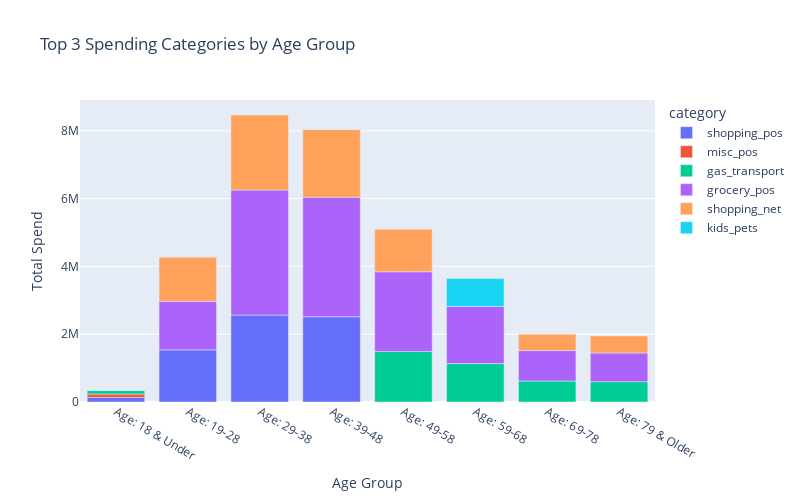

The notebook cell this image was saved under:
### Markdown cell above
### Markdown Note: JBrooks -  top 3 spend categories by age group

### Code cell
import pandas as pd
import plotly.express as px

# Group by 'age_description' and 'category', then sum the amount spent
grouped = df.groupby(['age_description', 'category'])['amt'].sum().reset_index()

# For each age group, sort the spending by category and take the top 3
top_3_categories = grouped.groupby('age_description').apply(
    lambda x: x.nlargest(3, 'amt')
).reset_index(drop=True)

# Create a bar chart using plotly
fig = px.bar(
    top_3_categories, x='age_description', y='amt', color='category', 
    title="Top 3 Spending Categories by Age Group",
    labels={'amt': 'Total Spend', 'age_description': 'Age Group'},
    height=500, width=800
)

fig.show()

### Figure 1 — Plotly figure (JSON) as saved in the notebook; plotly's stock layout.template omitted (floating-point values rounded to 4 significant figures)
{"data": [{"alignmentgroup": "True", "hovertemplate": "category=shopping_pos<br>Age Group=%{x}<br>Total Spend=%{y}<extra></extra>", "legendgroup": "shopping_pos", "marker": {"color": "#636efa", "pattern": {"shape": ""}}, "name": "shopping_pos", "offsetgroup": "shopping_pos", "orientation": "v", "showlegend": true, "textposition": "auto", "type": "bar", "x": ["Age: 18 & Under", "Age: 19-28", "Age: 29-38", "Age: 39-48"], "xaxis": "x", "y": [135300.0, 1538000.0, 2565000.0, 2514000.0], "yaxis": "y"}, {"alignmentgroup": "True", "hovertemplate": "category=misc_pos<br>Age Group=%{x}<br>Total Spend=%{y}<extra></extra>", "legendgroup": "misc_pos", "marker": {"color": "#EF553B", "pattern": {"shape": ""}}, "name": "misc_pos", "offsetgroup": "misc_pos", "orientation": "v", "showlegend": true, "textposition": "auto", "type": "bar", "x": ["Age: 18 & Under"], "xaxis": "x", "y": [100100.0], "yaxis": "y"}, {"alignmentgroup": "True", "hovertemplate": "category=gas_transport<br>Age Group=%{x}<br>Total Spend=%{y}<extra></extra>", "legendgroup": "gas_transport", "marker": {"color": "#00cc96", "pattern": {"shape": ""}}, "name": "gas_transport", "offsetgroup": "gas_transport", "orientation": "v", "showlegend": true, "textposition": "auto", "type": "bar", "x": ["Age: 18 & Under", "Age: 49-58", "Age: 59-68", "Age: 69-78", "Age: 79 & Older"], "xaxis": "x", "y": [100000.0, 1492000.0, 1134000.0, 619500.0, 599300.0], "yaxis": "y"}, {"alignmentgroup": "True", "hovertemplate": "category=grocery_pos<br>Age Group=%{x}<br>Total Spend=%{y}<extra></extra>", "legendgroup": "grocery_pos", "marker": {"color": "#ab63fa", "pattern": {"shape": ""}}, "name": "grocery_pos", "offsetgroup": "grocery_pos", "orientation": "v", "showlegend": true, "textposition": "auto", "type": "bar", "x": ["Age: 19-28", "Age: 29-38", "Age: 39-48", "Age: 49-58", "Age: 59-68", "Age: 69-78", "Age: 79 & Older"], "xaxis": "x", "y": [1433000.0, 3686000.0, 3526000.0, 2349000.0, 1685000.0, 897300.0, 846100.0], "yaxis": "y"}, {"alignmentgroup": "True", "hovertemplate": "category=shopping_net<br>Age Group=%{x}<br>Total Spend=%{y}<extra></extra>", "legendgroup": "shopping_net", "marker": {"color": "#FFA15A", "pattern": {"shape": ""}}, "name": "shopping_net", "offsetgroup": "shopping_net", "orientation": "v", "showlegend": true, "textposition": "auto", "type": "bar", "x": ["Age: 19-28", "Age: 29-38", "Age: 39-48", "Age: 49-58", "Age: 69-78", "Age: 79 & Older"], "xaxis": "x", "y": [1299000.0, 2210000.0, 1992000.0, 1254000.0, 483051, 503600.0], "yaxis": "y"}, {"alignmentgroup": "True", "hovertemplate": "category=kids_pets<br>Age Group=%{x}<br>Total Spend=%{y}<extra></extra>", "legendgroup": "kids_pets", "marker": {"color": "#19d3f3", "pattern": {"shape": ""}}, "name": "kids_pets", "offsetgroup": "kids_pets", "orientation": "v", "showlegend": true, "textposition": "auto", "type": "bar", "x": ["Age: 59-68"], "xaxis": "x", "y": [820400.0], "yaxis": "y"}], "layout": {"barmode": "relative", "height": 500, "legend": {"title": {"text": "category"}, "tracegroupgap": 0}, "title": {"text": "Top 3 Spending Categories by Age Group"}, "width": 800, "xaxis": {"anchor": "y", "domain": [0, 1], "title": {"text": "Age Group"}}, "yaxis": {"anchor": "x", "domain": [0, 1], "title": {"text": "Total Spend"}}}}
